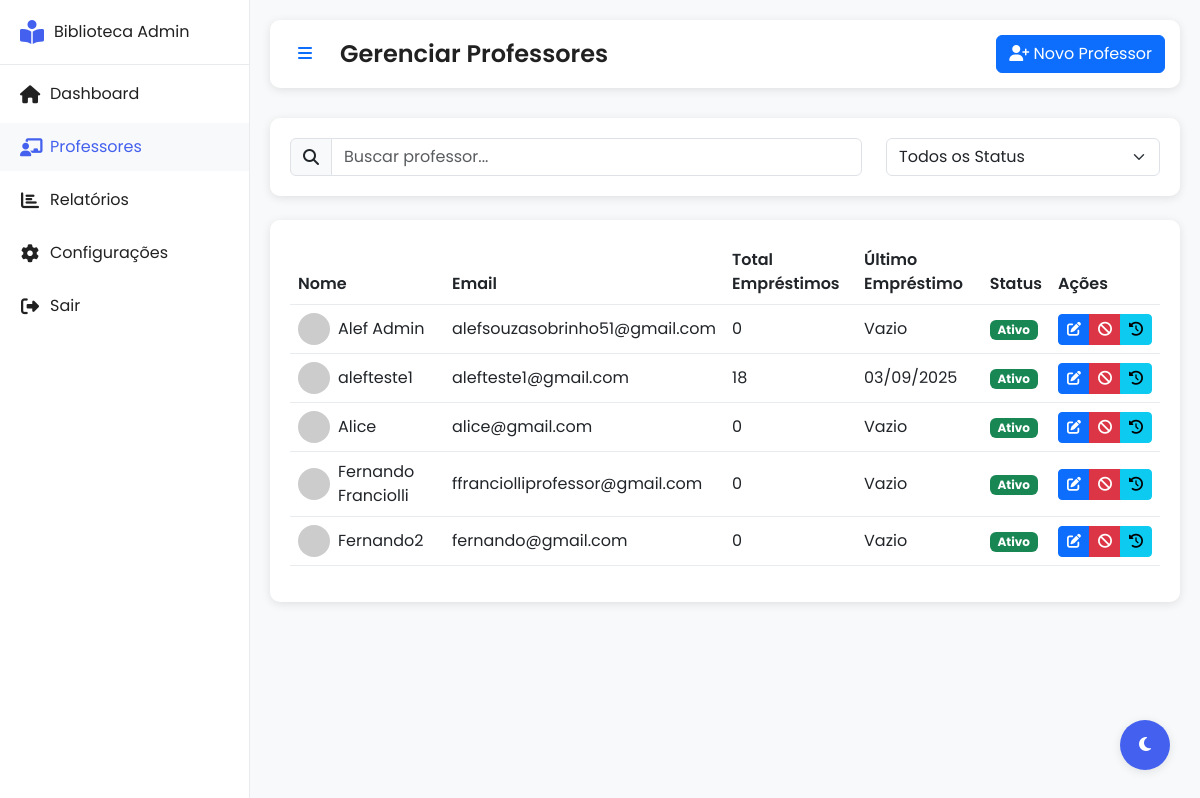
/frontend/admin/professores.php (signed in), run on the app's committed database.
### tables this page shows
CREATE TABLE `professores` (
  `id` int(11) NOT NULL,
  `nome` varchar(100) NOT NULL,
  `email` varchar(100) NOT NULL,
  `cpf` varchar(14) NOT NULL,
  `senha` varchar(255) NOT NULL,
  `data_cadastro` datetime DEFAULT current_timestamp(),
  `ultimo_login` datetime DEFAULT NULL,
  `ativo` tinyint(1) DEFAULT 1,
  `admin` tinyint(1) DEFAULT 0
);

### frontend/admin/professores.php (the view, shortened to what this page needs)
<?php
require_once '../../includes/conn.php';
$stmt = $conn->prepare("
    SELECT
        p.*,
        COUNT(e.id) as total_emprestimos,
        MAX(e.data_emprestimo) as ultimo_emprestimo
    FROM professores p
    LEFT JOIN emprestimos e ON p.id = e.professor_id
    GROUP BY p.id
    ORDER BY p.nome ASC
");
$stmt->execute();
$professores = $stmt->get_result();
?>
<!DOCTYPE html>
<html lang="pt" data-theme="light">
<head>
    <link href="https://cdn.jsdelivr.net/npm/bootstrap@5.3.0/dist/css/bootstrap.min.css" rel="stylesheet">
    <link rel="stylesheet" href="https://cdnjs.cloudflare.com/ajax/libs/font-awesome/6.4.0/css/all.min.css">
    <link rel="stylesheet" href="https://cdn.jsdelivr.net/npm/sweetalert2@11.0.19/dist/sweetalert2.min.css">
    <link rel="stylesheet" href="css/admin.css">
</head>
<body>
    <div class="sidebar">
        <div class="sidebar-header">
            <i class="fas fa-book-reader"></i>
            <span>Biblioteca Admin</span>
        </div>
        <nav class="sidebar-nav">
            <ul>
                <li>
                    <a href="dashboard.php">
                        <i class="fas fa-home"></i>
                        <span>Dashboard</span>
                    </a>
                </li>
                <li class="active">
                    <a href="professores.php">
                        <i class="fas fa-chalkboard-teacher"></i>
                        <span>Professores</span>
                    </a>
                </li>
                <li>
                    <a href="relatorios.php">
                        <i class="fas fa-chart-bar"></i>
                        <span>Relatórios</span>
                    </a>
                </li>
                <li>
                    <a href="configuracoes.php">
                        <i class="fas fa-cog"></i>
                        <span>Configurações</span>
                    </a>
                </li>
                <li>
                    <a href="logout.php">
                        <i class="fas fa-sign-out-alt"></i>
                        <span>Sair</span>
                    </a>
                </li>
            </ul>
        </nav>
    </div>
    <div class="main-content">
        <header class="content-header">
            <div class="header-left">
                <button id="sidebarToggle" class="btn btn-link">
                    <i class="fas fa-bars"></i>
                </button>
                <h1>Gerenciar Professores</h1>
            </div>
            <div class="header-right">
                <button class="btn btn-primary" data-bs-toggle="modal" data-bs-target="#novoProfessorModal">
                    <i class="fas fa-user-plus"></i> Novo Professor
                </button>
            </div>
        </header>
        <div class="card mb-4">
            <div class="card-body">
                <div class="row">
                    <div class="col-md-8">
                        <div class="input-group">
                            <span class="input-group-text">
                                <i class="fas fa-search"></i>
                            </span>
                            <input type="text" class="form-control" id="searchProfessor" placeholder="Buscar professor...">
                        </div>
                    </div>
                    <div class="col-md-4">
                        <select class="form-select" id="filterStatus">
                            <option value="">Todos os Status</option>
                        </select>
                    </div>
                </div>
            </div>
        </div>
        <div class="card">
            <div class="card-body">
                <div class="table-responsive">
                    <table class="table table-hover">
                        <thead>
                            <tr>
                                <th>Nome</th>
                                <th>Email</th>
                                <th>Total Empréstimos</th>
                                <th>Último Empréstimo</th>
                                <th>Status</th>
                                <th>Ações</th>
                            </tr>
                        </thead>
                        <tbody>
                            <?php while ($prof = $professores->fetch_assoc()): ?>
                                <tr>
                                    <td>
                                        <div class="d-flex align-items-center">
                                            <img src="https://ui-avatars.com/api/?name=<?php echo urlencode($prof['nome']); ?>&background=random"
                                                 alt="<?php echo htmlspecialchars($prof['nome']); ?>"
                                                 class="rounded-circle me-2"
                                                 style="width: 32px; height: 32px;">
                                            <?php echo htmlspecialchars($prof['nome']); ?>
                                        </div>
                                    </td>
                                    <td><?php echo htmlspecialchars($prof['email']); ?></td>
                                    <td><?php echo $prof['total_emprestimos']; ?></td>
                                    <td>
                                        <?php
                                        echo $prof['ultimo_emprestimo']
                                            ? date('d/m/Y', strtotime($prof['ultimo_emprestimo']))
                                            : 'Vazio';
                                        ?>
                                    </td>
                                    <td>
                                        <?php if ($prof['ativo']): ?>
                                            <span class="badge bg-success">Ativo</span>
                                        <?php else: ?>
                                            <span class="badge bg-danger">Inativo</span>
                                        <?php endif; ?>
                                    </td>
                                    <td>
                                        <div class="btn-group">
                                            <button class="btn btn-sm btn-primary" onclick="editarProfessor(<?php echo $prof['id']; ?>)">
                                                <i class="fas fa-edit"></i>
                                            </button>
                                            <button class="btn btn-sm btn-<?php echo $prof['ativo'] ? 'danger' : 'success'; ?>"
                                                    onclick="alterarStatus(<?php echo $prof['id']; ?>, <?php echo $prof['ativo']; ?>)">
                                                <i class="fas fa-<?php echo $prof['ativo'] ? 'ban' : 'check'; ?>"></i>
                                            </button>
                                            <button class="btn btn-sm btn-info" onclick="verHistorico(<?php echo $prof['id']; ?>)">
                                                <i class="fas fa-history"></i>
                                            </button>
                                        </div>
                                    </td>
                                </tr>
                            <?php endwhile; ?>
                        </tbody>
                    </table>
                </div>
            </div>
        </div>
    </div>
    <button class="theme-toggle" id="themeToggle">
        <i class="fas fa-moon" id="themeIcon"></i>
    </button>
</body>
</html>

### frontend/admin/css/admin.css (style rules this page uses)
:root { --primary-color: #4361ee; --primary-hover: #3a56d4; --secondary-color: #f0f4f8; --text-color: #212121; --card-bg: #ffffff; --body-bg: #f8f9fa; --sidebar-bg: #ffffff; --sidebar-color: #212121; --sidebar-hover: #f8f9fa; --header-bg: #ffffff; --shadow-color: rgba(0, 0, 0, 0.1); --border-color: #e9ecef; }
body { font-family: 'Poppins', sans-serif; background-color: var(--body-bg); color: var(--text-color); transition: all 0.3s ease; margin: 0; padding: 0; }
.sidebar { position: fixed; left: 0; top: 0; height: 100vh; width: 250px; background-color: var(--sidebar-bg); border-right: 1px solid var(--border-color); transition: all 0.3s ease; z-index: 1000; }
.sidebar-header { padding: 20px; display: flex; align-items: center; gap: 10px; border-bottom: 1px solid var(--border-color); }
.sidebar-header i { font-size: 24px; color: var(--primary-color); }
.sidebar-nav ul { list-style: none; padding: 0; margin: 0; }
.sidebar-nav li { margin: 5px 0; }
.sidebar-nav a { display: flex; align-items: center; padding: 12px 20px; color: var(--sidebar-color); text-decoration: none; transition: all 0.3s ease; gap: 10px; }
.sidebar-nav a:hover, .sidebar-nav li.active a { background-color: var(--sidebar-hover); color: var(--primary-color); }
.sidebar-nav i { font-size: 18px; width: 20px; text-align: center; }
.main-content { margin-left: 250px; padding: 20px; transition: all 0.3s ease; }
.content-header { display: flex; justify-content: space-between; align-items: center; margin-bottom: 30px; padding: 15px; background-color: var(--header-bg); border-radius: 10px; box-shadow: 0 2px 10px var(--shadow-color); }
.header-left { display: flex; align-items: center; gap: 15px; }
.header-left h1 { margin: 0; font-size: 24px; font-weight: 600; }
.card { background-color: var(--card-bg); border: none; border-radius: 10px; box-shadow: 0 2px 10px var(--shadow-color); margin-bottom: 20px; }
.card-body { padding: 20px; }
.table { color: var(--text-color); }
.table th { border-bottom-color: var(--border-color); font-weight: 600; }
.table td { border-bottom-color: var(--border-color); vertical-align: middle; }
.theme-toggle { position: fixed; bottom: 30px; right: 30px; width: 50px; height: 50px; border-radius: 50%; background-color: var(--primary-color); color: white; border: none; box-shadow: 0 2px 10px var(--shadow-color); cursor: pointer; transition: all 0.3s ease; z-index: 1000; }
.stats-card, .card { animation: fadeIn 0.5s ease forwards; }

### data on the page
professores: nome "Alef Admin", email "alefsouzasobrinho51@gmail.com", total_emprestimos "0", shows "Vazio", ativo "Ativo"
professores: nome "alefteste1", email "alefteste1@gmail.com", total_emprestimos "18", ultimo_emprestimo "03/09/2025", ativo "Ativo"
professores: nome "Alice", email "alice@gmail.com", total_emprestimos "0", shows "Vazio", ativo "Ativo"
professores: nome "Fernando Franciolli", email "ffranciolliprofessor@gmail.com", total_emprestimos "0", shows "Vazio", ativo "Ativo"
professores: nome "Fernando2", email "fernando@gmail.com", total_emprestimos "0", shows "Vazio", ativo "Ativo"
